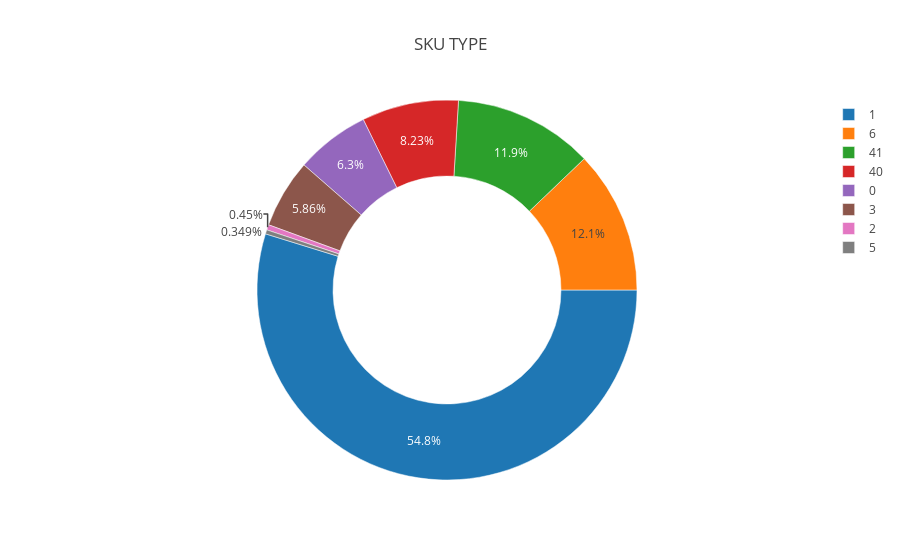

Notebook cell for this chart:
### Code cell
var_plot('SKU TYPE')

### Figure 1 — Plotly figure (JSON) as saved in the notebook; plotly's stock layout.template omitted (floating-point values rounded to 4 significant figures)
{"data": [{"hole": 0.6, "labels": [1, 6, 41, 40, 0, 3, 2, 5], "marker": {"line": {"color": "white", "width": 0.5}}, "rotation": 90, "type": "pie", "uid": "46872853-c8d3-44b7-a1cd-3ada901aa561", "values": [7060, 1566, 1532, 1061, 812, 755, 58, 45]}], "layout": {"title": {"text": "SKU TYPE"}}}
